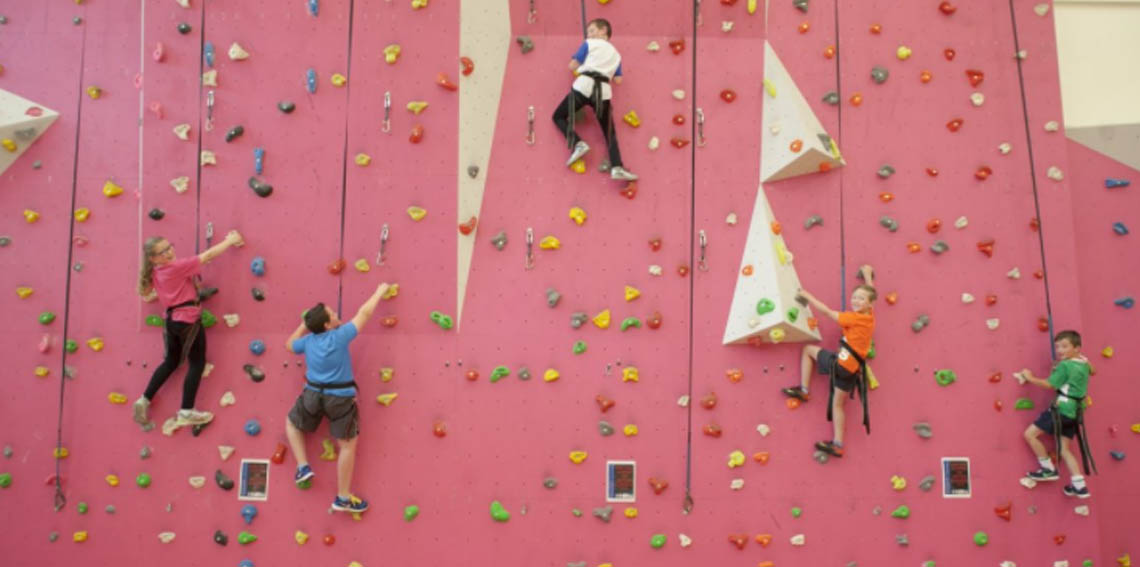
#> input picture models/HoldModel/test/wall0.jpg, 1140 x 567 px, given in place of the camera
$ python FindCircles.py
#> lines starting #> are read from the running program, lines starting #| are printed output that depends on the picture; after the words box and inside, x2 and y2 are one past the last pixel; in counts of white or black regions, pixels touching at a corner belong together
#> in main, frame is the input picture: shape (567, 1140, 3); mean B, G, R 120.7, 113.7, 194.7
import cv2
import numpy as np
import time

"""
Hough Circle Transform is used to detect circles in an image. It is a popular technique for circle detection because it is simple and effective.
Below are the effects of increasing the parameters of the Hough Circle Transform:
dp	- Decreases the accumulator resolution.<br>- More precise detection but slower computation.
minDist	- Increases the minimum distance between detected circles.<br>- Reduces false positives but may miss closely spaced circles.
param1	- Increases the gradient value threshold.<br>- Reduces false positives but may miss faint circles.
param2	- Decreases the circle center threshold.<br>- More circles detected but also increases false positives.
minRadius	- Increases the minimum circle radius to consider.<br>- Ignores smaller circles, reducing false positives but may miss smaller objects.
maxRadius	- Increases the maximum circle radius to consider.<br>- Ignores larger circles, reducing false positives but may miss larger objects.
"""

def detect_circles(frame):

    # Convert frame to grayscale
    gray = cv2.cvtColor(frame, cv2.COLOR_BGR2GRAY)
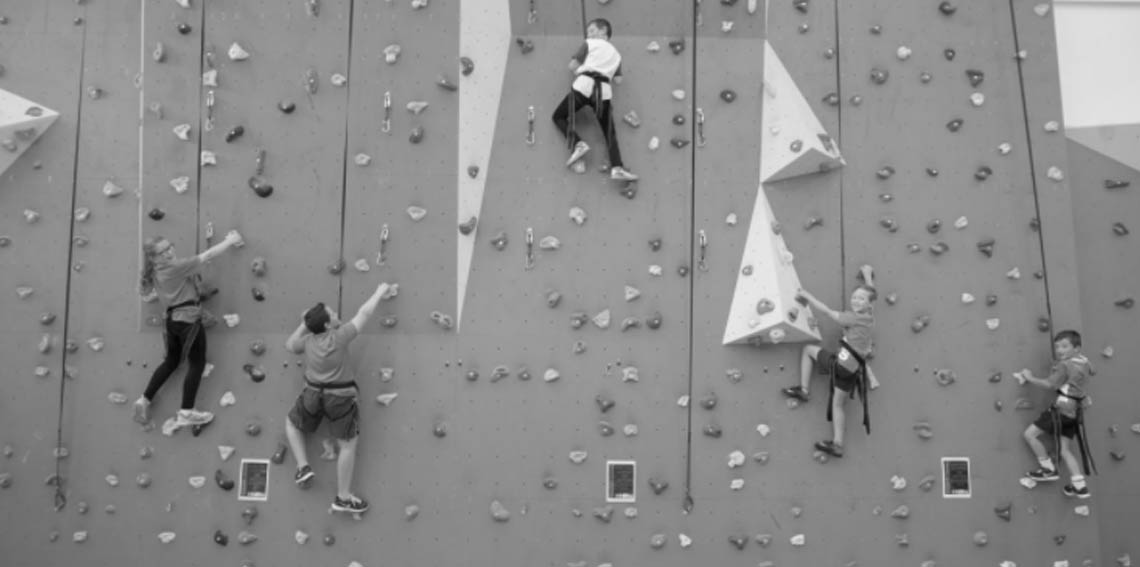
#> gray: shape (567, 1140); min 3, max 248, mean 138.7

    # Apply Gaussian blur to reduce noise
    blurred = cv2.GaussianBlur(gray, (9, 9), 2)

    # Apply Hough Circle Transform
    circles = cv2.HoughCircles(blurred, cv2.HOUGH_GRADIENT, dp=1.2, minDist=30,
                               param1=125, param2=19, minRadius=8, maxRadius=25)
#> circles = [[598.2, 59.4, 20.12], [316.2, 321, 12.8], [600.6, 28.2, 10.16], [257.4, 477, 14.84], [765, 307.8, 8.72], [834.6, 363, 24.32], [589.8, 93, 23], [463.8, 66.6, 9.08], [263.4, 187.8, 8.96], [861, 297, 8.84], [840.6, 412.2, 22.88]]

    if circles is not None:
        circles = np.round(circles[0, :]).astype("int")
#> circles = [[598, 59, 20], [316, 321, 13], [601, 28, 10], [257, 477, 15], [765, 308, 9], [835, 363, 24], [590, 93, 23], [464, 67, 9], [263, 188, 9], [861, 297, 9], [841, 412, 23]]

        # Draw detected circles
        for (x, y, r) in circles:
            cv2.circle(frame, (x, y), r, (0, 255, 0), 4)
            textPos = (x+round(0.5*r), y-(round(1*r))) if y > frame.shape[0]//2 else (x+round(0.5*r), y+(round(2*r)))
            cv2.putText(frame, f'Hold', textPos, cv2.FONT_HERSHEY_SIMPLEX, 1, (0, 255, 0), 2, cv2.LINE_AA)
#> this loop made 11 passes
#> (x, y, r, textPos) on passes 1 to 11: (598, 59, 20, (608, 99)), (316, 321, 13, (322, 308)), (601, 28, 10, (606, 48)), (257, 477, 15, (265, 462)), (765, 308, 9, (769, 299)), (835, 363, 24, (847, 339)), (590, 93, 23, (602, 139)), (464, 67, 9, (468, 85)), (263, 188, 9, (267, 206)), (861, 297, 9, (865, 288)), (841, 412, 23, (853, 389))
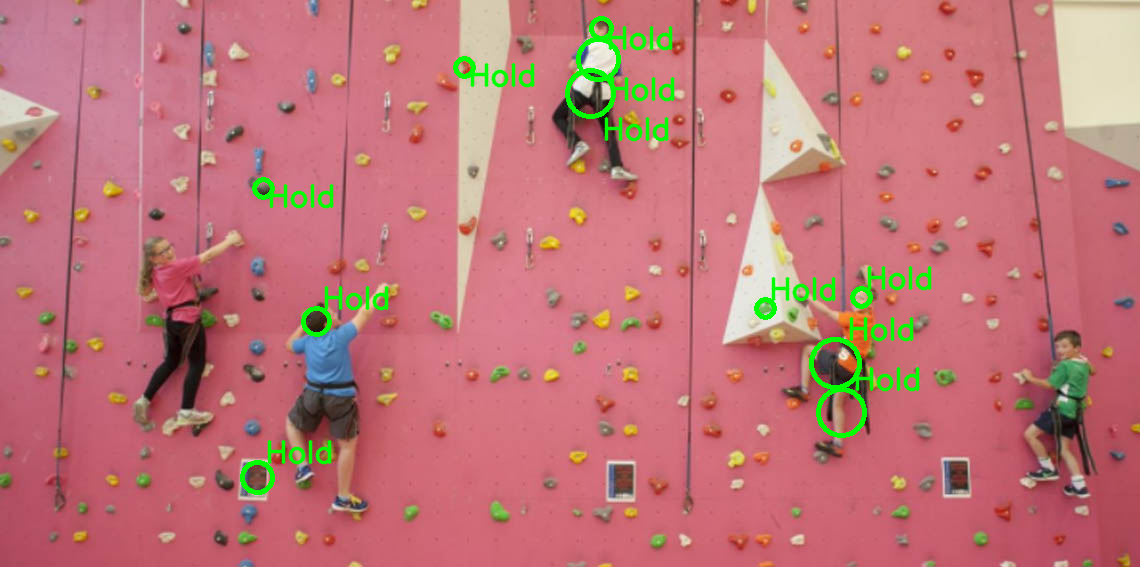
#> frame: shape (567, 1140, 3); 2.2% of pixels changed, all inside (x1, y1, x2, y2) = (240, 16, 932, 495)

    return frame

def main():
    # Open webcam
    cap = cv2.VideoCapture(1)

    if not cap.isOpened():
        print("Error: Couldn't open webcam")
        return

    while True:
        ret, frame = cap.read()
        if not ret:
            print("Error: Couldn't capture frame")
            break

        # Detect circles
        output = detect_circles(frame)

        # Display output
        cv2.imshow("Detected Circles", output)

        # Break loop on 'q' key press
        if cv2.waitKey(1) & 0xFF == ord('q'):
#> (key q is pressed here)
            break

        time.sleep(1/15)

    # Release resources
    cap.release()
    cv2.destroyAllWindows()

if __name__ == "__main__":
    main()

$ run again, on models/HoldModel/test/wall2.jpg
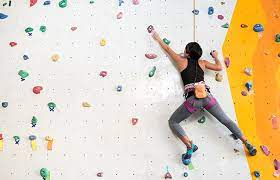
#> input picture models/HoldModel/test/wall2.jpg, 280 x 180 px, given in place of the camera
#> in main, frame is the input picture: shape (180, 280, 3); mean B, G, R 188.4, 210.9, 225.6
#> in detect_circles, `blurred = cv2.GaussianBlur(gray, (9, 9), 2)`:
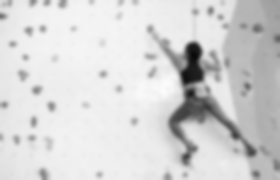
#> blurred: shape (180, 280); min 8, max 251, mean 212.7
#> in detect_circles, `circles = cv2.HoughCircles(blurred, cv2.HOUGH_GRADIENT, dp=1.2, minDis..`: circles = [[192.6, 119.4, 23], [191.4, 52.2, 9.92]]
#> in detect_circles, `circles = np.round(circles[0, :]).astype("int")`: circles = [[193, 119, 23], [191, 52, 10]]
#> the loop in detect_circles, `for (x, y, r) in circles:` made 2 passes
#> (x, y, r, textPos) on passes 1 to 2: (193, 119, 23, (205, 96)), (191, 52, 10, (196, 72))
#> after the loop in detect_circles, `for (x, y, r) in circles:`:
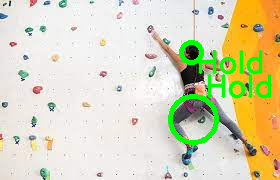
#> frame: shape (180, 280, 3); 5.43% of pixels changed, all inside (x1, y1, x2, y2) = (168, 40, 272, 145)

$ run again, on models/HoldModel/test/wall3.jpg
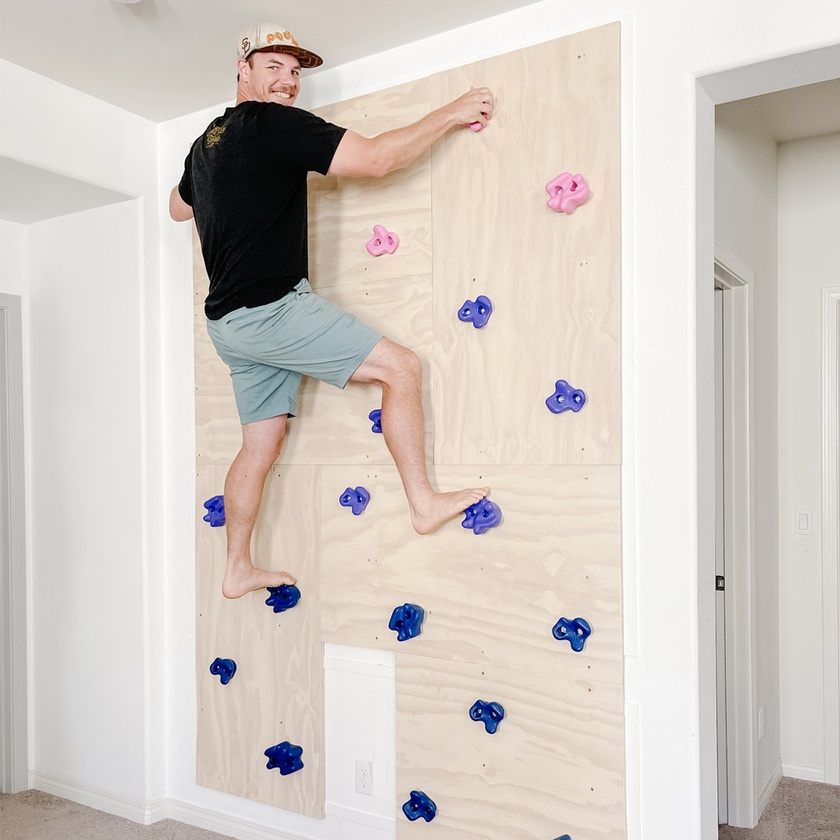
#> input picture models/HoldModel/test/wall3.jpg, 840 x 840 px, shrunk from 1000 x 1000 before the run, given in place of the camera
#> in main, frame is the input picture: shape (840, 840, 3); mean B, G, R 196, 202.5, 210.1
#> in detect_circles, `gray = cv2.cvtColor(frame, cv2.COLOR_BGR2GRAY)`:
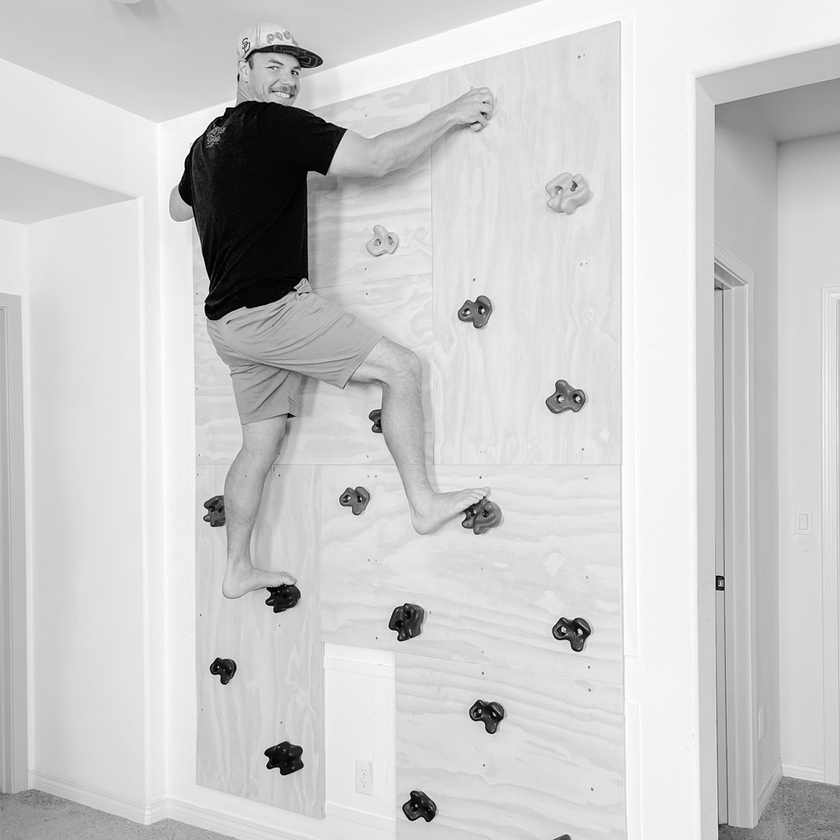
#> gray: shape (840, 840); min 0, max 255, mean 204.1
#> in detect_circles, `circles = cv2.HoughCircles(blurred, cv2.HOUGH_GRADIENT, dp=1.2, minDis..`: circles = 18 rows, first 8: [408.6, 622.2, 19.28], [483, 516.6, 18.44], [577.8, 629.4, 12.08], [419.4, 807, 16.28], [199.8, 186.6, 21.2], [558.6, 400.2, 13.52], [211.8, 155.4, 22.88], [473.4, 316.2, 16.52]
#> in detect_circles, `circles = np.round(circles[0, :]).astype("int")`: circles = 18 rows, first 8: [409, 622, 19], [483, 517, 18], [578, 629, 12], [419, 807, 16], [200, 187, 21], [559, 400, 14], [212, 155, 23], [473, 316, 17]
#> the loop in detect_circles, `for (x, y, r) in circles:` made 18 passes
#> (x, y, r, textPos) on passes 1 to 8: (409, 622, 19, (419, 603)), (483, 517, 18, (492, 499)), (578, 629, 12, (584, 617)), (419, 807, 16, (427, 791)), (200, 187, 21, (210, 229)), (559, 400, 14, (566, 428)), (212, 155, 23, (224, 201)), (473, 316, 17, (481, 350))
#> after the loop in detect_circles, `for (x, y, r) in circles:`:
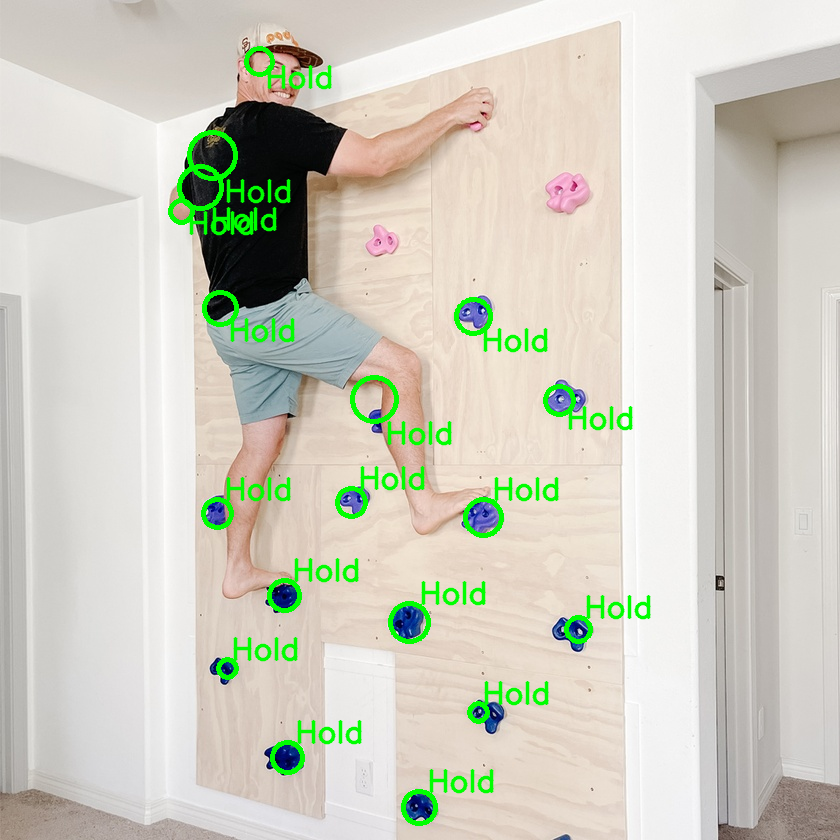
#> frame: shape (840, 840, 3); 3.38% of pixels changed, all inside (x1, y1, x2, y2) = (168, 46, 651, 826)

$ run again, on models/HoldModel/test/wall5.jpg
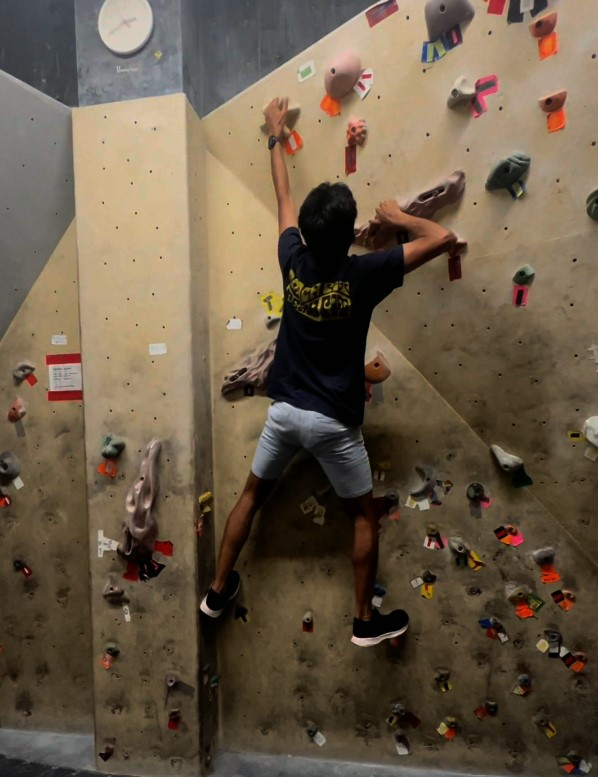
#> input picture models/HoldModel/test/wall5.jpg, 598 x 777 px, given in place of the camera
#> in main, frame is the input picture: shape (777, 598, 3); mean B, G, R 72.1, 91.5, 106.7
#> in detect_circles, `gray = cv2.cvtColor(frame, cv2.COLOR_BGR2GRAY)`:
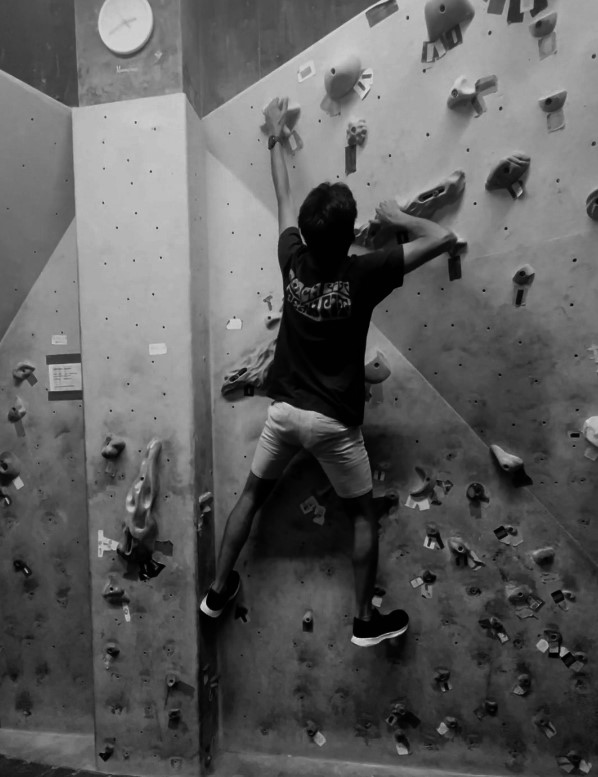
#> gray: shape (777, 598); min 0, max 224, mean 93.8
#> in detect_circles, `circles = cv2.HoughCircles(blurred, cv2.HOUGH_GRADIENT, dp=1.2, minDis..`: circles = [[123, 27, 24.32], [281.4, 417, 14.96], [397.8, 619.8, 10.4], [293.4, 241.8, 15.56], [231, 391.8, 10.16], [144.6, 516.6, 11.84], [523.8, 279, 10.52], [543, 29.4, 10.16], [437.4, 210.6, 11.96]]
#> in detect_circles, `circles = np.round(circles[0, :]).astype("int")`: circles = [[123, 27, 24], [281, 417, 15], [398, 620, 10], [293, 242, 16], [231, 392, 10], [145, 517, 12], [524, 279, 11], [543, 29, 10], [437, 211, 12]]
#> the loop in detect_circles, `for (x, y, r) in circles:` made 9 passes
#> (x, y, r, textPos) on passes 1 to 8: (123, 27, 24, (135, 75)), (281, 417, 15, (289, 402)), (398, 620, 10, (403, 610)), (293, 242, 16, (301, 274)), (231, 392, 10, (236, 382)), (145, 517, 12, (151, 505)), (524, 279, 11, (530, 301)), (543, 29, 10, (548, 49))
#> after the loop in detect_circles, `for (x, y, r) in circles:`:
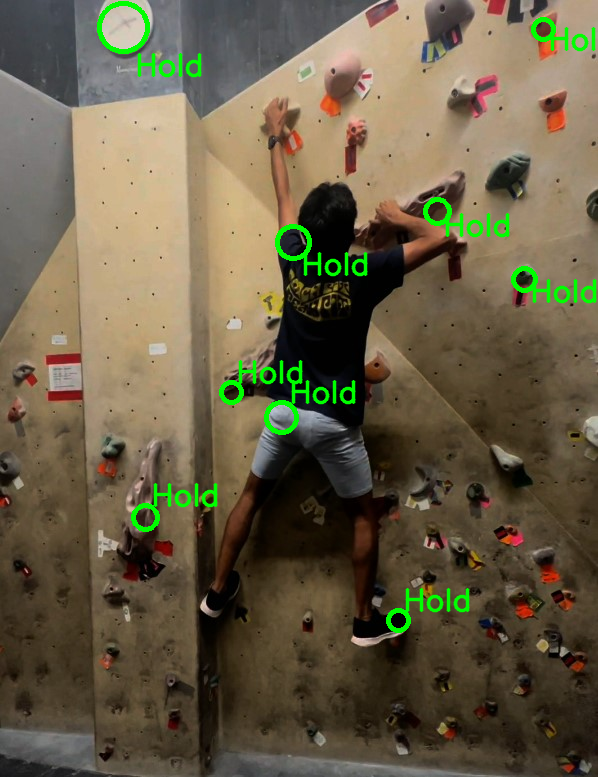
#> frame: shape (777, 598, 3); 2.4% of pixels changed, all inside (x1, y1, x2, y2) = (97, 1, 597, 633)
